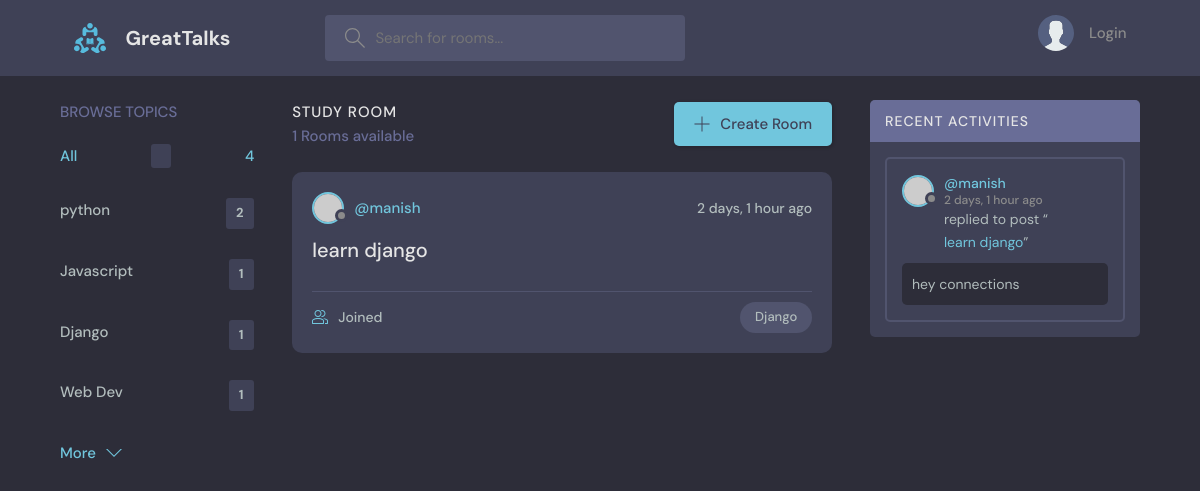
Before: /?q=Django with the older database file.
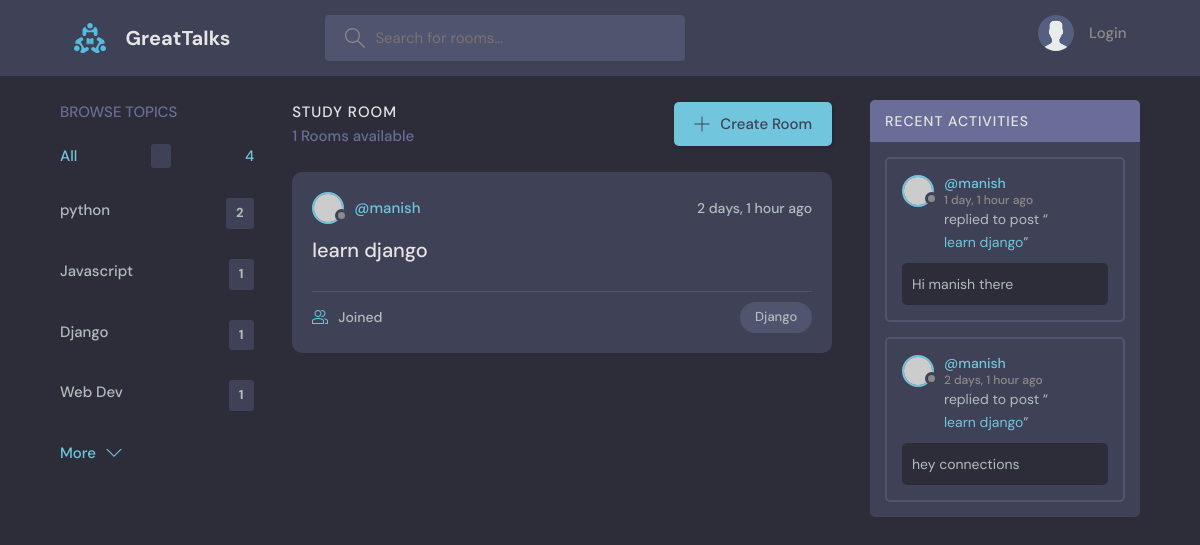
After: the same page with the newer database file.
### base/models.py (models this page shows, shortened)
class Topic(models.Model):
    name = models.CharField(max_length=200)

class  Room(models.Model):
    host =models.ForeignKey(User, on_delete=models.SET_NULL, null= True)
    topic = models.ForeignKey(Topic, on_delete=models.SET_NULL, null=True)
    name = models.CharField(max_length=200)
    description = models.TextField(null = True, blank=True)
    participants =  models.ManyToManyField(User, related_name='participants', blank=True)
    updated = models.DateTimeField(auto_now=True)
    created = models.DateTimeField(auto_now_add=True)
    class Meta:
        ordering = ['-updated','-created']
    def __str__(self) :
        return self.name

class Message(models.Model):
    user = models.ForeignKey(User, on_delete=models.CASCADE)
    room = models.ForeignKey(Room, on_delete=models.CASCADE)
    body = models.TextField()
    updated = models.DateTimeField(auto_now=True)
    created = models.DateTimeField(auto_now_add=True)
    class Meta:
        ordering = ['-updated','-created']

### base/views.py (the view)
# urls.py: 2. Add a URL to urlpatterns:  path('', views.home, name='home')
def home(request):
    q = request.GET.get('q') if request.GET.get('q')!=None else ''
    rooms = Room.objects.filter(Q(topic__name__icontains=q) |
                                Q(name__icontains=q)|
                                Q(description__icontains=q))
    topics = Topic.objects.all()
    room_count = rooms.count()
    room_messages = Message.objects.filter(Q(room__topic__name__icontains=q))
    context = {'rooms':rooms, 'topics':topics,'room_count':room_count,'room_messages': room_messages}
    return render(request,'base/home.html',context)

### base/templates/base/home.html (shortened to what this page needs)
{% extends 'main.html' %}
{% block content %}
    <main class="layout layout--3">
      <div class="container">
        {% include 'base/topic_component.html' %}
        <div class="roomList">
          <div class="roomList__header">
            <div>
              <h2>Study Room</h2>
              <p>{{rooms.count}} Rooms available</p>
            </div>
            <a class="btn btn--main" href="create-room.html">
              <svg version="1.1" xmlns="http://www.w3.org/2000/svg" width="32" height="32" viewBox="0 0 32 32">
                <title>add</title>
                <path
                  d="M16.943 0.943h-1.885v14.115h-14.115v1.885h14.115v14.115h1.885v-14.115h14.115v-1.885h-14.115v-14.115z"
                ></path>
              </svg>
              Create Room
            </a>
          </div>
        {% include 'base/feed_component.html'%}
        </div>
        {% include 'base/activity_component.html' %}
      </div>
    </main>
    {% endblock content %}

### base/templates/base/topic_component.html
<div class="topics">
    <div class="topics__header">
      <h2>Browse Topics</h2>
    </div>
    <ul class="topics__list">
      <li>
        <a href="{%url 'home' %}" class="active">All <span></span>{{topics.count}}</a>
      </li>
      {% for topic in topics %}
      <li>
        <a href="{%url 'home' %}?q={{topic.name}}">{{topic.name}} <span>{{topic.room_set.all.count}}</span></a>
      </li>
      {% endfor %}
    </ul>
    <a class="btn btn--link" href="topics.html">
      More
      <svg version="1.1" xmlns="http://www.w3.org/2000/svg" width="32" height="32" viewBox="0 0 32 32">
        <title>chevron-down</title>
        <path d="M16 21l-13-13h-3l16 16 16-16h-3l-13 13z"></path>
      </svg>
    </a>
  </div>

### base/templates/base/feed_component.html (shortened to what this page needs)
{% for room in rooms %}
<div class="roomListRoom">
    <div class="roomListRoom__header">
      <a href="{% url 'user-profile' room.host.id %}" class="roomListRoom__author">
        <div class="avatar avatar--small">
          <img src="https://randomuser.me/api/portraits/women/11.jpg" />
        </div>
        <span>@{{room.host.username}}</span>
      </a>
      <div class="roomListRoom__actions">
        <span>{{room.created|timesince}} ago</span>
      </div>
    </div>
    <div class="roomListRoom__content">
      <a href="{%url 'room' room.id%}">{{room.name}}</a>
    </div>
    <div class="roomListRoom__meta">
      <a href="{% url 'room' room.id %}" class="roomListRoom__joined">
       {{rooom.participants.all.count}} Joined
      </a>
      <p class="roomListRoom__topic">{{room.topic.name}}</p>
    </div>
  </div>
  {% endfor %}

### base/templates/base/activity_component.html (shortened to what this page needs)
<div class="activities">
    <div class="activities__header">
      <h2>Recent Activities</h2>
    </div>
{% for message in room_messages%}
    <div class="activities__box">
      <div class="activities__boxHeader roomListRoom__header">
        <a href="{% url 'user-profile' message.user.id%}" class="roomListRoom__author">
          <div class="avatar avatar--small">
            <img src="https://randomuser.me/api/portraits/women/11.jpg" />
          </div>
          <p>
            @{{message.user}}
            <span>{{message.created|timesince}} ago</span>
          </p>
        </a>
      </div>
      <div class="activities__boxContent">
        <p>replied to post “<a href="{% url 'room' message.room.id %}">{{message.room}}</a>”</p>
        <div class="activities__boxRoomContent">
           {{message.body}}
        </div>
      </div>
    </div>
    {%  endfor %}
  </div>

Changed rows visible on the page:
added Message: user "manish", created "1 day, 1 hour", room "learn django", body "Hi manish there"
